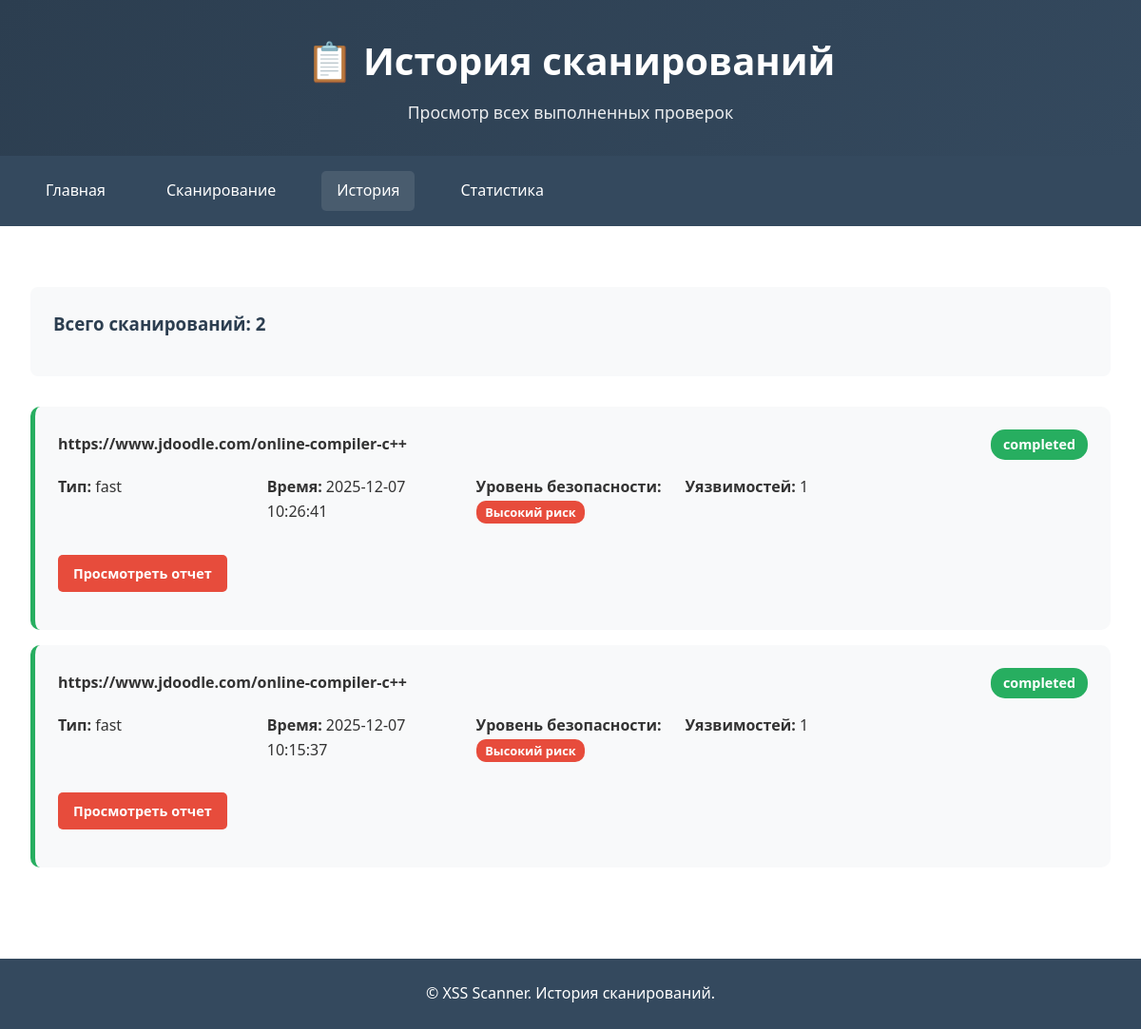
The app's page /history with its own data.
### tables this page shows
CREATE TABLE scan_summaries (
                    id INTEGER PRIMARY KEY AUTOINCREMENT,
                    scan_id TEXT UNIQUE NOT NULL,
                    total_vulnerabilities INTEGER DEFAULT 0,
                    high_risk INTEGER DEFAULT 0,
                    medium_risk INTEGER DEFAULT 0,
                    low_risk INTEGER DEFAULT 0,
                    total_risk_score INTEGER DEFAULT 0,
                    security_level TEXT,
                    FOREIGN KEY (scan_id) REFERENCES scans(scan_id) ON DELETE CASCADE
                );

CREATE TABLE scans (
                    id INTEGER PRIMARY KEY AUTOINCREMENT,
                    scan_id TEXT UNIQUE NOT NULL,
                    url TEXT NOT NULL,
                    scan_type TEXT NOT NULL,
                    status TEXT DEFAULT 'pending',
                    progress INTEGER DEFAULT 0,
                    message TEXT,
                    timestamp DATETIME DEFAULT CURRENT_TIMESTAMP,
                    completed_at DATETIME
                );

### app.py (the view)
@app.route('/history')
def history():
    scans = db.get_all_scans(limit=50)
    return render_template('history.html', scans=scans)

### database.py (called while the page is built)
    @contextmanager
    def get_connection(self):
        conn = sqlite3.connect(self.db_path)
        conn.row_factory = sqlite3.Row
        try:
            yield conn
            conn.commit()
        except Exception as e:
            conn.rollback()
            logger.error(f"Database error: {str(e)}")
            raise
        finally:
            conn.close()

    def get_all_scans(self, limit=50):
        with self.get_connection() as conn:
            cursor = conn.cursor()
            cursor.execute('''
                SELECT s.*, ss.security_level, ss.total_vulnerabilities
                FROM scans s
                LEFT JOIN scan_summaries ss ON s.scan_id = ss.scan_id
                ORDER BY s.timestamp DESC
                LIMIT ?
            ''', (limit,))
            return [dict(row) for row in cursor.fetchall()]

### templates/history.html (shortened to what this page needs)
<!DOCTYPE html>
<html lang="ru">
<head>
    <link rel="stylesheet" href="{{ url_for('static', filename='style.css') }}">
</head>
<body>
    <div class="container">
        <header>
            <h1>📋 История сканирований</h1>
            <p>Просмотр всех выполненных проверок</p>
        </header>
        <nav>
            <a href="/" class="nav-link">Главная</a>
            <a href="/scan" class="nav-link">Сканирование</a>
            <a href="/history" class="nav-link active">История</a>
            <a href="/statistics" class="nav-link">Статистика</a>
        </nav>
        <main>
            <div class="info-box">
                <h3>Всего сканирований: {{ scans|length }}</h3>
            </div>
            <div class="scans-list">
                {% for scan in scans %}
                <div class="scan-item {{ 'completed' if scan.status == 'completed' else scan.status }}">
                    <div class="scan-header">
                        <h4>{{ scan.url[:50] }}{% if scan.url|length > 50 %}...{% endif %}</h4>
                        <span class="scan-status {{ scan.status }}">{{ scan.status }}</span>
                    </div>
                    <div class="scan-details">
                        <p><strong>Тип:</strong> {{ scan.scan_type }}</p>
                        <p><strong>Время:</strong> {{ scan.timestamp }}</p>
                        <p><strong>Уровень безопасности:</strong>
                            <span class="security-badge {{ scan.security_level|lower|replace(' ', '-') }}">
                                {{ scan.security_level }}
                            </span>
                        </p>
                        <p><strong>Уязвимостей:</strong> {{ scan.total_vulnerabilities or 0 }}</p>
                        <div class="scan-actions">
                            {% if scan.status == 'completed' %}
                            <a href="/report/{{ scan.scan_id }}" class="cta-button small">Просмотреть отчет</a>
                            {% endif %}
                        </div>
                    </div>
                </div>
                {% endfor %}
            </div>
        </main>
        <footer>
            <p>&copy; XSS Scanner. История сканирований.</p>
        </footer>
    </div>
</body>
</html>

### static/style.css (style rules this page uses)
* { margin: 0; padding: 0; box-sizing: border-box; }
body { font-family: 'Segoe UI', Tahoma, Geneva, Verdana, sans-serif; line-height: 1.6; color: #333; background: #1a1a1a; min-height: 100vh; }
.container { max-width: 1200px; margin: 0 auto; background: white; min-height: 100vh; box-shadow: 0 0 10px rgba(0,0,0,0.1); }
header { background: linear-gradient(135deg, #2c3e50, #34495e); color: white; padding: 2rem; text-align: center; }
header h1 { font-size: 2.5rem; margin-bottom: 0.5rem; }
header p { font-size: 1.1rem; opacity: 0.9; }
nav { background: #34495e; padding: 1rem 2rem; display: flex; gap: 2rem; }
.nav-link { color: white; text-decoration: none; padding: 0.5rem 1rem; border-radius: 5px; transition: background 0.3s; }
.nav-link:hover, .nav-link.active { background: rgba(255,255,255,0.1); }
main { padding: 2rem; }
.cta-button { display: inline-block; background: #e74c3c; color: white; padding: 12px 30px; text-decoration: none; border-radius: 5px; font-weight: bold; transition: background 0.3s; border: none; cursor: pointer; }
.info-section, .info-box { background: #f8f9fa; padding: 1.5rem; border-radius: 8px; margin: 2rem 0; }
.info-section h3, .info-box h3 { color: #2c3e50; margin-bottom: 1rem; }
footer { background: #34495e; color: white; text-align: center; padding: 1.5rem; margin-top: 2rem; }
.scans-list { display: flex; flex-direction: column; gap: 1rem; margin: 2rem 0; }
.scan-item { background: #f8f9fa; border-radius: 10px; padding: 1.5rem; border-left: 5px solid #95a5a6; }
.scan-item.completed { border-left-color: #27ae60; }
.scan-header { display: flex; justify-content: space-between; align-items: center; margin-bottom: 1rem; }
.scan-status { padding: 0.3rem 0.8rem; border-radius: 15px; font-size: 0.9rem; font-weight: bold; }
.scan-status.completed { background: #27ae60; color: white; }
.scan-details { display: grid; grid-template-columns: repeat(auto-fit, minmax(200px, 1fr)); gap: 1rem; margin-bottom: 1rem; }
.scan-actions { grid-column: 1 / -1; margin-top: 1rem; }
.security-badge { padding: 0.2rem 0.6rem; border-radius: 10px; font-size: 0.8rem; font-weight: bold; }
.security-badge.высокий-риск { background: #e74c3c; color: white; }
.cta-button.small { padding: 8px 16px; font-size: 0.9rem; }

### records on screen
scan_summaries: url "https://www.jdoodle.com/online-compiler-c++", status "completed", scan_type "fast", timestamp "2025-12-07 10:26:41", security_level "Высокий риск", total_vulnerabilities "1"
scan_summaries: url "https://www.jdoodle.com/online-compiler-c++", status "completed", scan_type "fast", timestamp "2025-12-07 10:15:37", security_level "Высокий риск", total_vulnerabilities "1"

### other values on screen
{{ scans|length }} "2"
